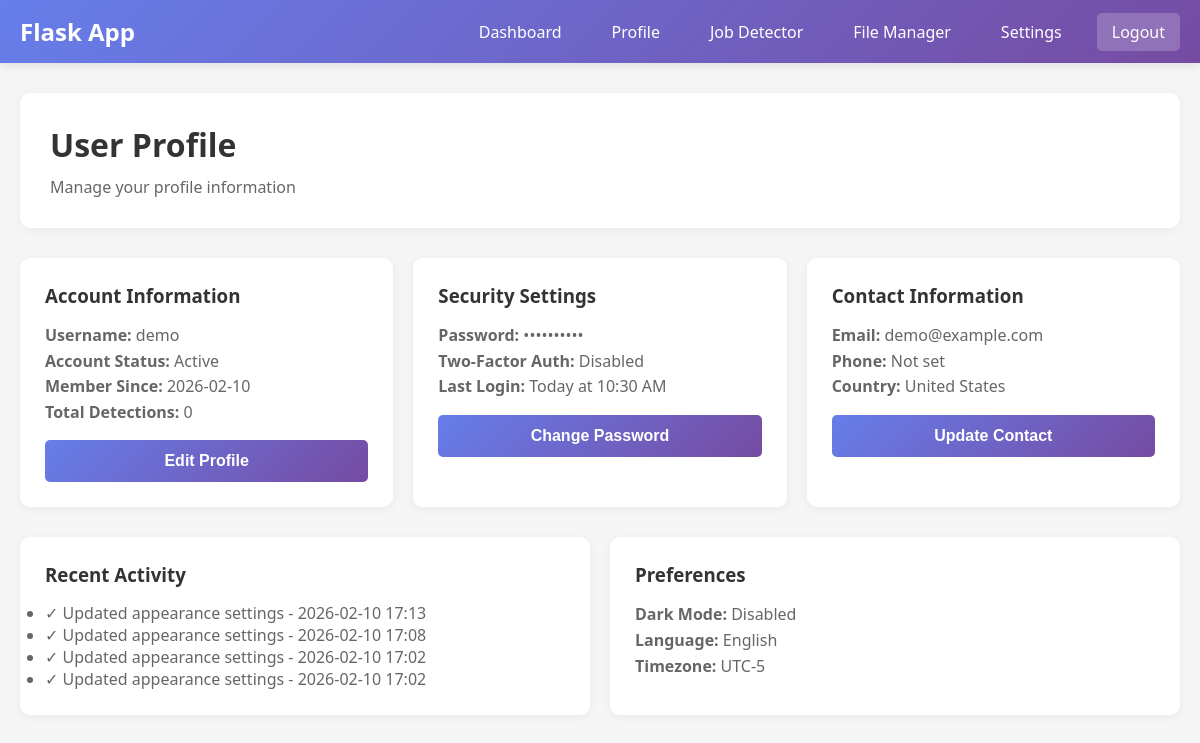
Screenshot of /profile (signed in) with the database file from the repository.
### tables this page shows
CREATE TABLE users (
            id INTEGER PRIMARY KEY AUTOINCREMENT,
            username TEXT UNIQUE NOT NULL,
            password TEXT NOT NULL,
            created_at TIMESTAMP DEFAULT CURRENT_TIMESTAMP
        );

CREATE TABLE user_activities (
            id INTEGER PRIMARY KEY AUTOINCREMENT,
            user_id INTEGER NOT NULL,
            activity_type TEXT NOT NULL,
            description TEXT NOT NULL,
            created_at TIMESTAMP DEFAULT CURRENT_TIMESTAMP,
            FOREIGN KEY (user_id) REFERENCES users (id)
        );

### app.py (the view)
@app.route('/profile')
def profile():
    if 'username' not in session:
        return redirect(url_for('login'))
    user_data = get_user_profile(session['username'])
    recent_activities = get_user_activities(session['username'], limit=4)
    return render_template('profile.html', user=user_data, recent_activities=recent_activities, username=session['username'])

### app.py (called while the page is built)
@app.context_processor
def inject_preferences():
    if 'username' in session:
        return {'user_preferences': get_user_preferences(session['username'])}
    return {'user_preferences': {'dark_mode': 0, 'compact_view': 0}}

@app.before_request
def make_session_permanent():
    session.permanent = True
    app.permanent_session_lifetime = timedelta(hours=24)

### database.py (called while the page is built)
def get_db():
    conn = sqlite3.connect(DB_NAME)
    conn.row_factory = sqlite3.Row
    return conn

def get_user_id(username):
    conn = get_db()
    cursor = conn.cursor()
    cursor.execute('SELECT id FROM users WHERE username = ?', (username,))
    result = cursor.fetchone()
    conn.close()
    return result[0] if result else None

def get_user_profile(username):
    conn = get_db()
    cursor = conn.cursor()
    cursor.execute('SELECT id, username, created_at FROM users WHERE username = ?', (username,))
    user = cursor.fetchone()
    if not user:
        conn.close()
        return None
    user_dict = dict(user)
    cursor.execute('SELECT COUNT(*) as total FROM job_detections WHERE user_id = ?', (user_dict['id'],))
    user_dict['total_detections'] = cursor.fetchone()[0]
    conn.close()
    return user_dict

def get_user_activities(username, limit=4):
    user_id = get_user_id(username)
    if not user_id:
        return []
    conn = get_db()
    cursor = conn.cursor()
    cursor.execute('''
        SELECT activity_type, description, created_at
        FROM user_activities
        WHERE user_id = ?
        ORDER BY created_at DESC
        LIMIT ?
    ''', (user_id, limit))
    results = cursor.fetchall()
    conn.close()
    return [dict(row) for row in results]

def get_user_preferences(username):
    user_id = get_user_id(username)
    if not user_id:
        return {'dark_mode': 0, 'compact_view': 0}
    conn = get_db()
    cursor = conn.cursor()
    cursor.execute('SELECT dark_mode, compact_view FROM user_preferences WHERE user_id = ?', (user_id,))
    result = cursor.fetchone()
    conn.close()
    if result:
        return dict(result)
    return {'dark_mode': 0, 'compact_view': 0}

### templates/profile.html (shortened to what this page needs)
<!DOCTYPE html>
<html lang="en">
<head>
    <link rel="stylesheet" href="{{ url_for('static', filename='css/style.css') }}">
</head>
<body class="dashboard-page{% if user_preferences.dark_mode %} dark-mode{% endif %}{% if user_preferences.compact_view %} compact-view{% endif %}">
    <nav class="navbar">
        <div class="navbar-content">
            <h2>Flask App</h2>
            <ul class="navbar-menu">
                <li><a href="{{ url_for('dashboard') }}">Dashboard</a></li>
                <li><a href="{{ url_for('profile') }}">Profile</a></li>
                <li><a href="{{ url_for('job_post_detector') }}">Job Detector</a></li>
                <li><a href="{{ url_for('upload') }}">File Manager</a></li>
                <li><a href="{{ url_for('settings') }}">Settings</a></li>
                <li><a href="{{ url_for('logout') }}" class="logout">Logout</a></li>
            </ul>
        </div>
    </nav>
    <div class="page-container">
        <div class="page-header">
            <h1>User Profile</h1>
            <p>Manage your profile information</p>
        </div>
        <div class="content-grid">
            <div class="card">
                <h3>Account Information</h3>
                <p><strong>Username:</strong> <span id="displayUsername">{{ user.username }}</span></p>
                <p><strong>Account Status:</strong> <span id="displayStatus">Active</span></p>
                <p><strong>Member Since:</strong> <span id="displayMemberSince">{{ user.created_at[:10] }}</span></p>
                <p><strong>Total Detections:</strong> <span id="displayDetections">{{ user.total_detections }}</span></p>
                <button class="btn" style="margin-top: 15px;" onclick="openModal('accountModal')">Edit Profile</button>
            </div>
            <div class="card">
                <h3>Security Settings</h3>
                <p><strong>Password:</strong> ••••••••••</p>
                <p><strong>Two-Factor Auth:</strong> Disabled</p>
                <p><strong>Last Login:</strong> Today at 10:30 AM</p>
                <button class="btn" style="margin-top: 15px;" onclick="openModal('securityModal')">Change Password</button>
            </div>
            <div class="card">
                <h3>Contact Information</h3>
                <p><strong>Email:</strong> <span id="displayEmail">{{ username }}@example.com</span></p>
                <p><strong>Phone:</strong> <span id="displayPhone">Not set</span></p>
                <p><strong>Country:</strong> <span id="displayCountry">United States</span></p>
                <button class="btn" style="margin-top: 15px;" onclick="openModal('contactModal')">Update Contact</button>
            </div>
        </div>
        <div class="content-grid" style="margin-top: 30px;">
            <div class="card">
                <h3>Recent Activity</h3>
                {% if recent_activities %}
                <ul style="color: #666;">
                    {% for activity in recent_activities %}
                    <li>✓ {{ activity.description }} - {{ activity.created_at[:16].replace('T', ' ') }}</li>
                    {% endfor %}
                </ul>
                {% else %}
                <p style="color: #666;">No recent activity</p>
                {% endif %}
            </div>
            <div class="card">
                <h3>Preferences</h3>
                <p><strong>Dark Mode:</strong> Disabled</p>
                <p><strong>Language:</strong> English</p>
                <p><strong>Timezone:</strong> UTC-5</p>
            </div>
        </div>
    </div>
</body>
</html>

### static/css/style.css (style rules this page uses)
* { margin: 0; padding: 0; box-sizing: border-box; }
body { font-family: 'Segoe UI', Tahoma, Geneva, Verdana, sans-serif; min-height: 100vh; }
.btn { width: 100%; padding: 12px; background: linear-gradient(135deg, #667eea 0%, #764ba2 100%); color: white; border: none; border-radius: 5px; font-size: 16px; font-weight: 600; cursor: pointer; transition: transform 0.2s, box-shadow 0.2s; }
body.dashboard-page { background: #f5f5f5; display: block; }
.navbar { background: linear-gradient(135deg, #667eea 0%, #764ba2 100%); padding: 15px 0; box-shadow: 0 2px 10px rgba(0, 0, 0, 0.1); margin-bottom: 30px; }
.navbar-content { max-width: 1200px; margin: 0 auto; padding: 0 20px; display: flex; justify-content: space-between; align-items: center; }
.navbar h2 { color: white; margin: 0; }
.navbar-menu { display: flex; gap: 20px; list-style: none; }
.navbar-menu a { color: white; text-decoration: none; padding: 8px 15px; border-radius: 5px; transition: background 0.3s; }
.navbar-menu .logout { background: rgba(255, 255, 255, 0.2); }
.page-container { max-width: 1200px; margin: 0 auto; padding: 0 20px; }
.page-header { background: white; padding: 30px; border-radius: 10px; box-shadow: 0 2px 10px rgba(0, 0, 0, 0.05); margin-bottom: 30px; }
.page-header h1 { color: #333 !important; margin-bottom: 10px; display: block !important; visibility: visible !important; }
.page-header p { color: #666 !important; display: block !important; visibility: visible !important; }
.content-grid { display: grid; grid-template-columns: repeat(auto-fit, minmax(300px, 1fr)); gap: 20px; }
.card { background: white; padding: 25px; border-radius: 10px; box-shadow: 0 2px 10px rgba(0, 0, 0, 0.05); transition: transform 0.3s, box-shadow 0.3s; }
.card h3 { color: #333; margin-bottom: 15px; }
.card p { color: #666; line-height: 1.6; }

### rows the page displays
users: username "demo", created_at "2026-02-10"
user_activities: description "Updated appearance settings", created_at "2026-02-10 17:13"
user_activities: description "Updated appearance settings", created_at "2026-02-10 17:08"
user_activities: description "Updated appearance settings", created_at "2026-02-10 17:02"
user_activities: description "Updated appearance settings", created_at "2026-02-10 17:02"

### other values shown
{{ user.total_detections }} "0"
